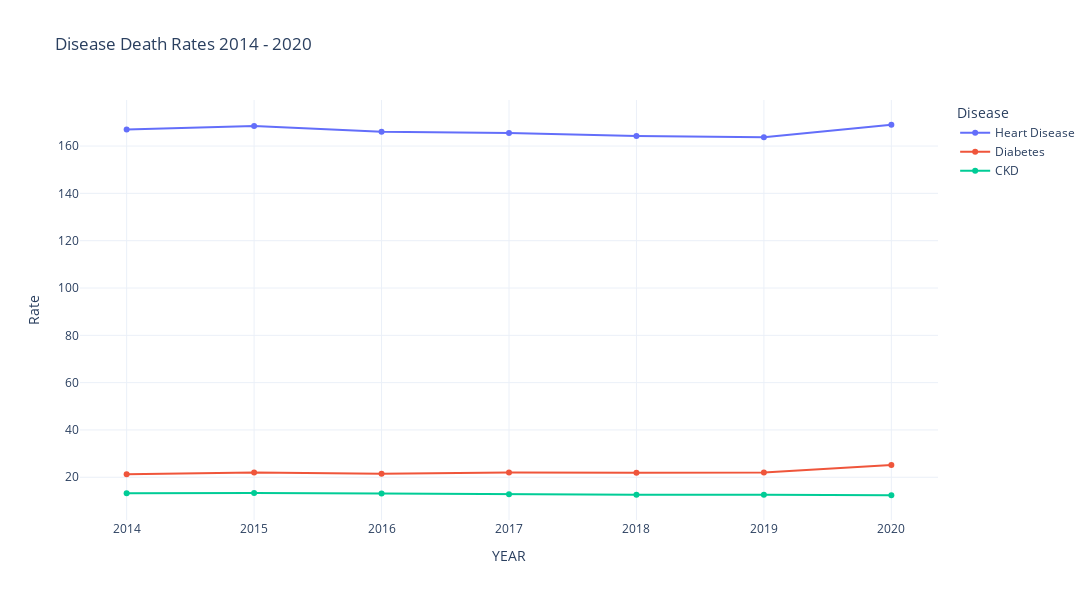

Source (notebook cell):
### Code cell
# Display Death rates by Year

fig = px.line(new_df, x="YEAR", y="Mean",
              title='Disease Death Rates 2014 - 2020',
              template='plotly_white',
              markers=True,
              color='Disease',
              labels={'Mean':'Rate'},
              height=600, width=1100)
              
              

fig.show()

### Figure 1 — Plotly figure (JSON) as saved in the notebook; plotly's stock layout.template omitted (floating-point values rounded to 4 significant figures)
{"data": [{"hovertemplate": "Disease=Heart Disease<br>YEAR=%{x}<br>Rate=%{y}<extra></extra>", "legendgroup": "Heart Disease", "line": {"color": "#636efa", "dash": "solid"}, "marker": {"symbol": "circle"}, "mode": "markers+lines", "name": "Heart Disease", "orientation": "v", "showlegend": true, "type": "scatter", "x": [2014, 2015, 2016, 2017, 2018, 2019, 2020], "xaxis": "x", "y": [167.0, 168.5, 166.1, 165.5, 164.3, 163.7, 169], "yaxis": "y"}, {"hovertemplate": "Disease=Diabetes<br>YEAR=%{x}<br>Rate=%{y}<extra></extra>", "legendgroup": "Diabetes", "line": {"color": "#EF553B", "dash": "solid"}, "marker": {"symbol": "circle"}, "mode": "markers+lines", "name": "Diabetes", "orientation": "v", "showlegend": true, "type": "scatter", "x": [2014, 2015, 2016, 2017, 2018, 2019, 2020], "xaxis": "x", "y": [21.23, 22.01, 21.54, 22.03, 21.95, 22.03, 25.22], "yaxis": "y"}, {"hovertemplate": "Disease=CKD<br>YEAR=%{x}<br>Rate=%{y}<extra></extra>", "legendgroup": "CKD", "line": {"color": "#00cc96", "dash": "solid"}, "marker": {"symbol": "circle"}, "mode": "markers+lines", "name": "CKD", "orientation": "v", "showlegend": true, "type": "scatter", "x": [2014, 2015, 2016, 2017, 2018, 2019, 2020], "xaxis": "x", "y": [13.26, 13.4, 13.14, 12.85, 12.6, 12.59, 12.4], "yaxis": "y"}], "layout": {"height": 600, "legend": {"title": {"text": "Disease"}, "tracegroupgap": 0}, "title": {"text": "Disease Death Rates 2014 - 2020"}, "width": 1100, "xaxis": {"anchor": "y", "autorange": true, "domain": [0, 1], "range": [2014.0, 2020.0], "title": {"text": "YEAR"}, "type": "linear"}, "yaxis": {"anchor": "x", "autorange": true, "domain": [0, 1], "range": [1.941, 179.5], "title": {"text": "Rate"}, "type": "linear"}}}
